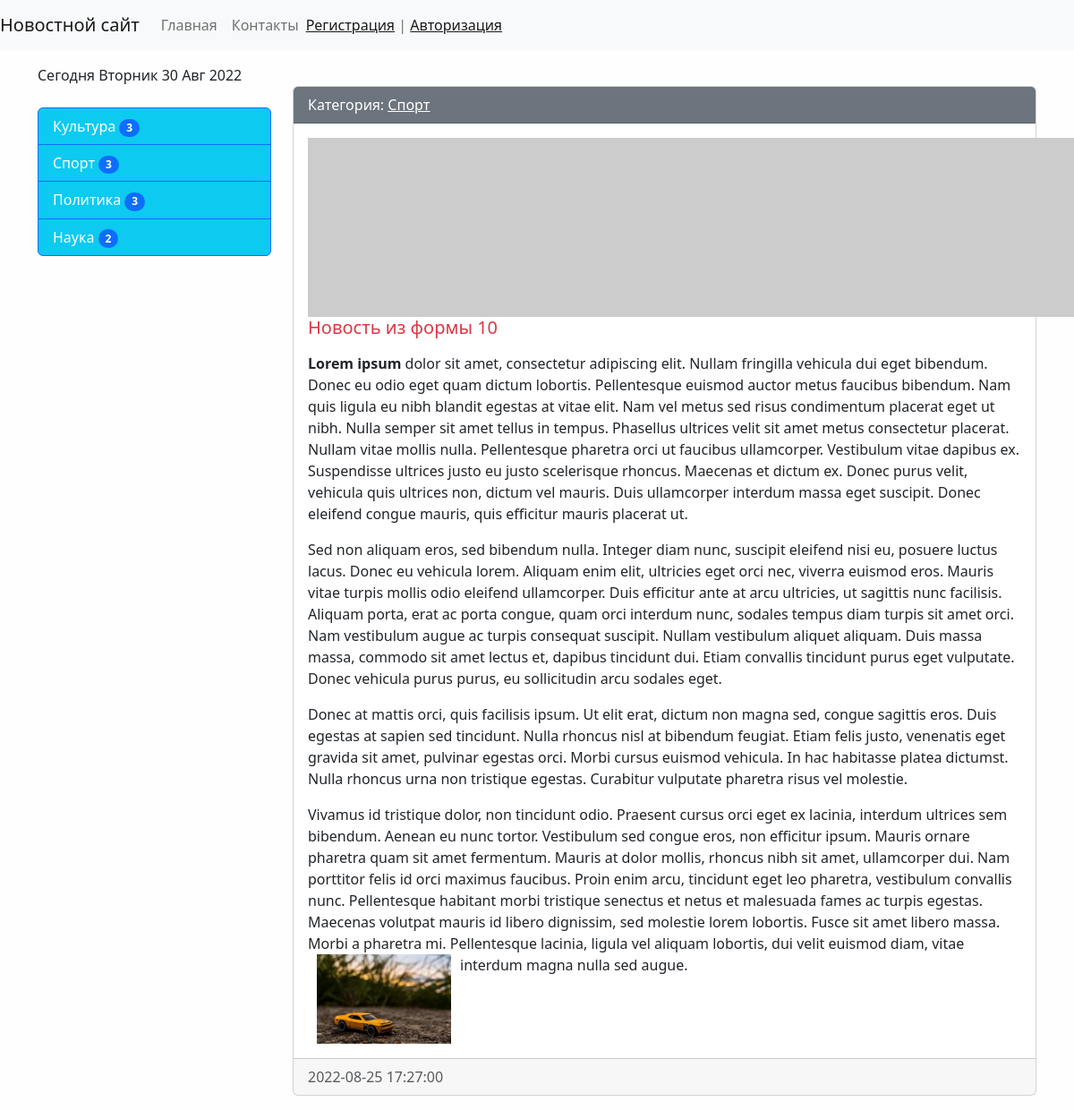
Screenshot of /news/18/ with the database file from the repository.
### news/models.py (models this page shows, shortened)
class Category(models.Model):
    title = models.CharField(max_length=150, db_index=True, verbose_name='Наименование категории')
    def get_absolute_url(self):
        return reverse('category', kwargs={'category_id':self.pk})
    def __str__(self):
        return self.title
    class Meta:
        verbose_name = "Категория"
        verbose_name_plural = "Категории"
        ordering = ['title']

class News(models.Model):
    title = models.CharField(max_length=150, verbose_name='Наименование')
    content = models.TextField(blank=True, verbose_name='Контент')  # blank=True не обязательно к заполнениню
    created_at = models.DateTimeField(auto_now_add=True,
                                      verbose_name='Дата публикации')  # при создании каждой новой записывает дату
    updated_at = models.DateTimeField(auto_now=True, verbose_name='Обновлено')  # новая дата при каждом обновлении
    photo = models.ImageField(upload_to="photos/%Y/%m/%d/", blank=True)  # файлы разбиваются по дате их загрузки
    is_published = models.BooleanField(default=True, verbose_name='Опубликовано')
    category = models.ForeignKey("Category", on_delete=models.PROTECT, verbose_name='Категория') # related_name='get_news'
    views = models.IntegerField(default=0)
    class Meta:
        verbose_name = "Новость"
        verbose_name_plural = "Новости"
        ordering = ['-created_at']

### news/views.py (the view)
# urls.py: path("news/<int:pk>/", ViewNews.as_view(), name='view_news'),
class ViewNews(DetailView):
    model = News
    context_object_name = 'news_item'

### news/templatetags/news_tags.py (called while the page is built)
@register.inclusion_tag('news/list_categories.html')
def show_categories(arg1 = 'Hello',arg2 = 'World'):
    categories = Category.objects.annotate(cnt=Count('news', filter=F("news__is_published"))).filter(cnt__gt=0)
    return {'categories':categories, 'arg1':arg1, 'arg2':arg2,}

### news/templates/news/news_detail.html (shortened to what this page needs)
{% extends 'base.html' %}
{% block sidebar %}
{% include 'inc/_sidebar.html' %}
{% endblock %}
{% block content %}
<div class="card mb-3">
    <div class="card-header bg-secondary text-white">
        Категория: <a href="{{ news_item.category.get_absolute_url }}" class="text-white"> <u>{{news_item.category}}</u></a>
    </div>
    <div class="card-body">
            {% if item.photo %}
            <img src="{{news_item.photo.url}}" alt="" width="350" class="mr-3">
            {% else %}
            <img src="https://picsum.photos/id/870/200/235.webp" alt="" class="mr-3">
            {% endif %}
                <h5 class="card-title {% cycle " text-danger" "text-success" %}">{{news_item.title}}</h5>
                <p class="card-text">{{news_item.content|safe|linebreaks}}</p>
    </div>
    <div class="card-footer text-muted">
        {{news_item.created_at|date:'Y-m-d H:i:s'}}
    </div>
</div>
{% endblock %}

### news/templates/news/list_categories.html
<div class="list-group">
    {% for item in categories %}
    <a href="{{ item.get_absolute_url }}" class="list-group-item list-group-item-action active bg-info text-white">
        {{ item.title }} <span class="badge bg-primary rounded-pill"> {{item.cnt}}</span> </a>
    {% endfor %}
</div>

### mysite/static/css/style.css (style rules this page uses)
body { background-color: #fefefe; }

### rows the page displays
Category: title "Культура", cnt "3"
Category: title "Спорт", cnt "3"
Category: title "Политика", cnt "3"
Category: title "Наука", cnt "2"
News: category "Спорт", title "Новость из формы 10", content "Lorem ipsum dolor sit amet, consectetur adipiscing elit. Nullam fringilla vehicula dui eget bibendum. Donec eu odio eget quam dictum lobortis. Pellentesque euismod auctor metus faucibus bibendum. Nam quis ligula eu nibh blandit egestas at vitae elit. Nam vel metus sed risus condimentum placerat eget ut nibh. Nulla semper sit amet tellus in tempus. Phasellus ultrices velit sit amet metus consectetur placerat. Nullam vitae mollis nulla. Pellentesque pharetra orci ut faucibus ullamcorper. Vestibulum vitae dapibus ex. Suspendisse ultrices justo eu justo scelerisque rhoncus. Maecenas et dictum ex. Donec purus velit, vehicula quis ultrices non, dictum vel mauris. Duis ullamcorper interdum massa…", content (picture), created_at "2022-08-25 17:27:00"
